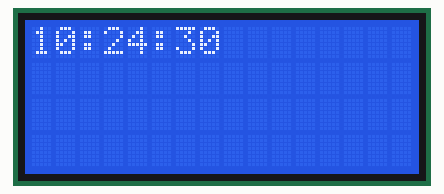
The sketch below on a simulated Arduino Uno, built with avr-gcc and run on an emulated ATmega328P. Parts: 16×4 character LCD. The local clock reads 2024-03-15 10:24:30 at power-on unless the sketch sets it; what the sketch prints to the serial monitor is not drawn.

Above: at 0.1 s.
At 4.2 s:
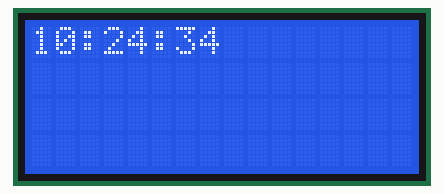
At 11.3 s:
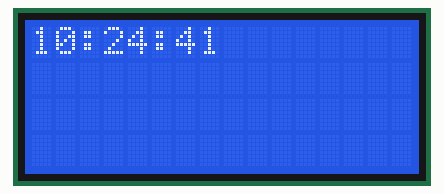
At 19.4 s:
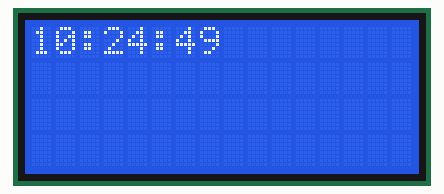
At 29.5 s:
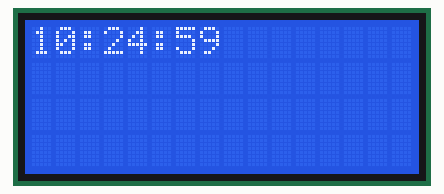
At 38.6 s:
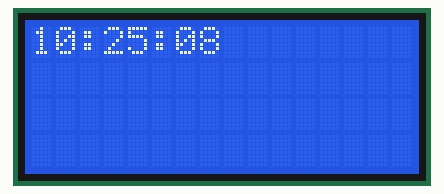

Measured:
- what the display in image 1 shows lasts 1.0 s, from 4.1 s to 5.1 s

The sketch:

rtc.ino
```cpp
/*rtc.ino
  __  _       _      ___   ___  _  _    __
 / / | | __ _| |__  ( _ ) / _ \| || |   \ \
/ /  | |/ _` | '_ \ / _ \| | | | || |_   \ \
\ \  | | (_| | |_) | (_) | |_| |__   _|  / /
 \_\ |_|\__,_|_.__/ \___/ \___/   |_|   /_/

*/

#include <Wire.h>
#include <RTClib.h>
#include <LiquidCrystal_I2C.h>

void printTimeOnScreen();
String dateTimeNow();
String formatDateTime(int n);

LiquidCrystal_I2C lcd(0x27,2,1,0,4,5,6,7,3, POSITIVE);
RTC_DS1307 rtc;

void setup()
{
  Wire.begin();
  lcd.begin(16, 4);
  rtc.begin();
  lcd.setBacklight(HIGH);
  Serial.begin(9600);
  if(!rtc.isrunning())
  {
    Serial.println("rtc not found");
    // rtc.adjust(DateTime(F(__DATE__), F(__TIME__)));
  }
}

void loop()
{
  Serial.println(dateTimeNow());
  printTimeOnScreen();
  delay(1000);
}

String formatDateTime(int n)
{
  String digits = String(n);
  if (digits.length()==1)
  {
    digits = "0" + digits;
  }
  return digits;
}

String dateTimeNow()
{
  DateTime timeStamp = rtc.now();
  String fDateTime = formatDateTime(timeStamp.day()) + "/";
  fDateTime = fDateTime + formatDateTime(timeStamp.month()) + "/";
  fDateTime = fDateTime + timeStamp.year() + " ";
  fDateTime = fDateTime + formatDateTime(timeStamp.hour()) + ":";
  fDateTime = fDateTime + formatDateTime(timeStamp.minute()) + ":";
  fDateTime = fDateTime + formatDateTime(timeStamp.second());
  return fDateTime;
}
void printTimeOnScreen()
{
  DateTime timeStamp = rtc.now();
  lcd.setCursor(0, 0);
  lcd.print(formatDateTime(timeStamp.hour()));
  lcd.print(":");
  lcd.print(formatDateTime(timeStamp.minute()));
  lcd.print(":");
  lcd.print(formatDateTime(timeStamp.second()));
}
```
